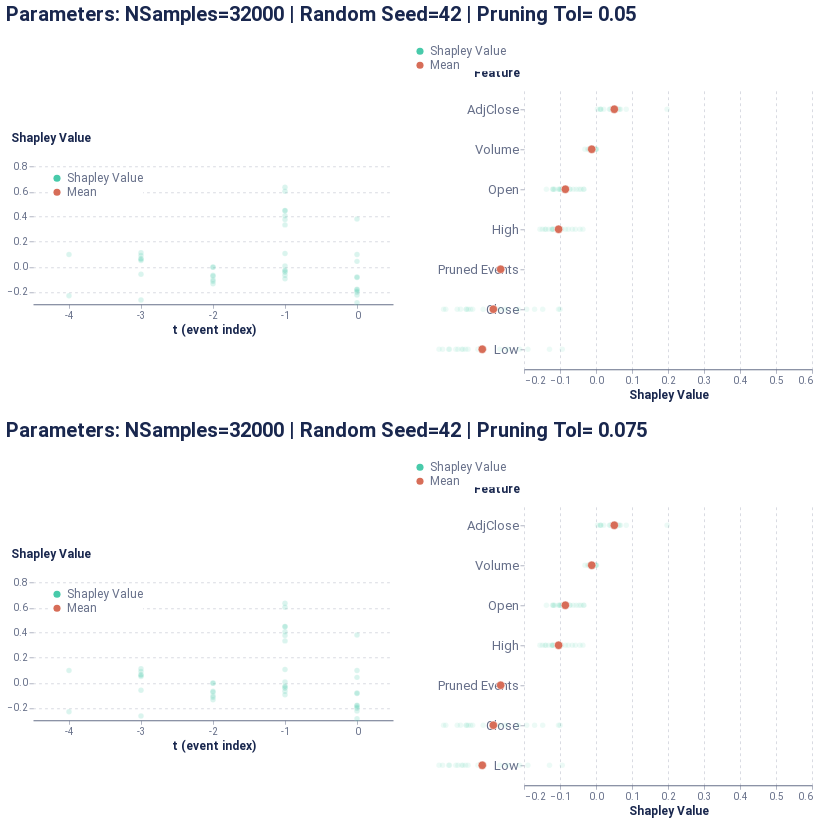

Here is the notebook cell this chart was saved with:
### Code cell
global_plot

### Figure 1 — Vega-Lite specification as saved in the notebook (floating-point values rounded to 4 significant figures)
{"config": {"axis": {"domain": true, "domainColor": "#666F89", "grid": false, "gridCap": "round", "gridColor": "#B3B7C4", "gridDash": [2, 4], "gridWidth": 0.5, "labelColor": "#666F89", "labelFont": "Roboto, Arial, sans-serif", "labelPadding": 2, "tickColor": "#666F89", "tickOpacity": 0.5, "tickSize": 4, "titleColor": "#19274E", "titleFont": "Roboto, Arial, sans-serif", "titleFontSize": 12}, "axisBand": {"domain": true, "labelPadding": 4, "ticks": false}, "axisY": {"domain": false, "titleAlign": "left", "titleAngle": 0, "titleX": -20, "titleY": -10}, "legend": {"labelColor": "#666F89", "labelFont": "Roboto, Arial, sans-serif", "labelFontSize": 12, "symbolSize": 40, "titleColor": "#19274E", "titleFont": "Roboto, Arial, sans-serif", "titleFontSize": 12, "titlePadding": 4}, "arc": {"stroke": "#FFFFFF", "strokeWidth": 1}, "bar": {"fill": "#2770EB", "stroke": null}, "line": {"stroke": "#2770EB", "strokeWidth": 2}, "path": {"stroke": "#2770EB", "strokeWidth": 0.5}, "point": {"fill": "#2770EB", "shape": "circle", "filled": true}, "rect": {"fill": "#2770EB"}, "rule": {"stroke": "#666F89"}, "shape": {"stroke": "#2770EB"}, "text": {"color": "#19274E", "font": "Roboto, Arial, sans-serif", "fontSize": 12}, "range": {"category": ["#2770EB", "#77B98A", "#DA5252", "#FFC400", "#A87AEA", "#00A39E", "#19274E"], "diverging": ["#006360", "#2BB3AE", "#96D9D7", "#FFFFFF", "#EDAAAA", "#DA5252", "#811D1D"], "heatmap": ["#18448F", "#1B4EA5", "#2770EB", "#4C88EE", "#82ACF3", "#A6C4F7", "#E9F1FD"], "ramp": ["#18448F", "#1B4EA5", "#2770EB", "#4C88EE", "#82ACF3", "#A6C4F7", "#E9F1FD"]}, "background": "#FFFFFF", "group": {"fill": "#FFFFFF"}, "header": {"labelColor": "#19274E", "labelFont": "Roboto, Arial, sans-serif", "labelFontSize": 12, "titleColor": "#19274E", "titleFont": "Roboto, Arial, sans-serif", "titleFontSize": 16}, "title": {"anchor": "start", "color": "#19274E", "font": "Roboto, Arial, sans-serif", "fontSize": 20, "fontWeight": "bold", "offset": 20, "subtitleColor": "#19274E", "subtitleFontSize": 16}, "view": {"continuousHeight": 300, "continuousWidth": 400, "stroke": "transparent"}}, "vconcat": [{"hconcat": [{"vconcat": [{"mark": {"type": "point", "stroke": "white", "strokeWidth": 0.6}, "encoding": {"color": {"field": "type", "legend": {"fillColor": "white", "orient": "top-left", "symbolSize": 50, "symbolStrokeWidth": 0, "title": null}, "scale": {"domain": ["Shapley Value", "Mean"], "range": ["#48caaa", "#d76d58"]}, "type": "nominal"}, "opacity": {"condition": {"value": 1.0, "test": "(datum.type === 'Mean')"}, "value": 0.2}, "size": {"condition": {"value": 70, "test": "(datum.type === 'Mean')"}, "value": 30}, "x": {"axis": {"labelAngle": 0}, "field": "t (event index)", "type": "ordinal"}, "y": {"axis": {"grid": true, "titleX": -23}, "field": "Shapley Value", "scale": {"domain": [-0.3, 0.9]}, "title": "Shapley Value", "type": "quantitative"}}, "height": 150, "width": 360}], "data": {"name": "data-ebc9020e29e8d3b8953a959c18ff356f"}}, {"vconcat": [{"mark": {"type": "point", "stroke": "white", "strokeWidth": 0.6}, "encoding": {"color": {"field": "type", "legend": {"fillColor": "white", "orient": "bottom-right", "symbolSize": 50, "symbolStrokeWidth": 0, "title": null}, "scale": {"domain": ["Shapley Value", "Mean"], "range": ["#618FE0", "#d76d58"]}, "type": "nominal"}, "opacity": {"condition": {"value": 1.0, "test": "(datum.type === 'Mean')"}, "value": 0.1}, "size": {"condition": {"value": 70, "test": "(datum.type === 'Mean')"}, "value": 30}, "x": {"axis": {"grid": true, "title": "Shapley Value"}, "field": "Shapley Value", "scale": {"domain": [-0.2, 0.6]}, "type": "quantitative"}, "y": {"axis": {"labelFontSize": 13, "titleX": -51}, "field": "Feature", "sort": ["AdjClose", "Volume", "Open", "High", "Pruned Events", "Close", "Low"], "type": "ordinal"}}, "height": 280, "width": 288}], "data": {"name": "data-199120a29a7cdb53ec2f3f470d0ec33c"}}], "center": true, "title": "Parameters: NSamples=32000 | Random Seed=42 | Pruning Tol= 0.05"}, {"hconcat": [{"vconcat": [{"mark": {"type": "point", "stroke": "white", "strokeWidth": 0.6}, "encoding": {"color": {"field": "type", "legend": {"fillColor": "white", "orient": "top-left", "symbolSize": 50, "symbolStrokeWidth": 0, "title": null}, "scale": {"domain": ["Shapley Value", "Mean"], "range": ["#48caaa", "#d76d58"]}, "type": "nominal"}, "opacity": {"condition": {"value": 1.0, "test": "(datum.type === 'Mean')"}, "value": 0.2}, "size": {"condition": {"value": 70, "test": "(datum.type === 'Mean')"}, "value": 30}, "x": {"axis": {"labelAngle": 0}, "field": "t (event index)", "type": "ordinal"}, "y": {"axis": {"grid": true, "titleX": -23}, "field": "Shapley Value", "scale": {"domain": [-0.3, 0.9]}, "title": "Shapley Value", "type": "quantitative"}}, "height": 150, "width": 360}], "data": {"name": "data-ebc9020e29e8d3b8953a959c18ff356f"}}, {"vconcat": [{"mark": {"type": "point", "stroke": "white", "strokeWidth": 0.6}, "encoding": {"color": {"field": "type", "legend": {"fillColor": "white", "orient": "bottom-right", "symbolSize": 50, "symbolStrokeWidth": 0, "title": null}, "scale": {"domain": ["Shapley Value", "Mean"], "range": ["#618FE0", "#d76d58"]}, "type": "nominal"}, "opacity": {"condition": {"value": 1.0, "test": "(datum.type === 'Mean')"}, "value": 0.1}, "size": {"condition": {"value": 70, "test": "(datum.type === 'Mean')"}, "value": 30}, "x": {"axis": {"grid": true, "title": "Shapley Value"}, "field": "Shapley Value", "scale": {"domain": [-0.2, 0.6]}, "type": "quantitative"}, "y": {"axis": {"labelFontSize": 13, "titleX": -51}, "field": "Feature", "sort": ["AdjClose", "Volume", "Open", "High", "Pruned Events", "Close", "Low"], "type": "ordinal"}}, "height": 280, "width": 288}], "data": {"name": "data-199120a29a7cdb53ec2f3f470d0ec33c"}}], "center": true, "title": "Parameters: NSamples=32000 | Random Seed=42 | Pruning Tol= 0.075"}], "$schema": "https://vega.github.io/schema/vega-lite/v4.17.0.json", "datasets": {"data-ebc9020e29e8d3b8953a959c18ff356f": [{"Shapley Value": 0.04308, "t (event index)": 0, "type": "Shapley Value"}, {"Shapley Value": 0.6367, "t (event index)": -1, "type": "Shapley Value"}, {"Shapley Value": 0.3783, "t (event index)": -1, "type": "Shapley Value"}, {"Shapley Value": 0.4502, "t (event index)": -1, "type": "Shapley Value"}, {"Shapley Value": -0.2878, "t (event index)": 0, "type": "Shapley Value"}, {"Shapley Value": 0.6039, "t (event index)": -1, "type": "Shapley Value"}, {"Shapley Value": -0.1036, "t (event index)": -2, "type": "Shapley Value"}, {"Shapley Value": 0.06099, "t (event index)": -3, "type": "Shapley Value"}, {"Shapley Value": 0.4482, "t (event index)": -1, "type": "Shapley Value"}, {"Shapley Value": -0.1151, "t (event index)": -2, "type": "Shapley Value"}, {"Shapley Value": 0.1118, "t (event index)": -3, "type": "Shapley Value"}, {"Shapley Value": 0.4089, "t (event index)": -1, "type": "Shapley Value"}, {"Shapley Value": -0.0762, "t (event index)": -2, "type": "Shapley Value"}, {"Shapley Value": 0.06316, "t (event index)": -3, "type": "Shapley Value"}, {"Shapley Value": 0.335, "t (event index)": -1, "type": "Shapley Value"}, {"Shapley Value": -0.1365, "t (event index)": -2, "type": "Shapley Value"}, {"Shapley Value": 0.08944, "t (event index)": -3, "type": "Shapley Value"}, {"Shapley Value": 0.1061, "t (event index)": -1, "type": "Shapley Value"}, {"Shapley Value": 0.0979, "t (event index)": 0, "type": "Shapley Value"}, {"Shapley Value": -0.08214, "t (event index)": 0, "type": "Shapley Value"}, {"Shapley Value": -0.0679, "t (event index)": -1, "type": "Shapley Value"}, {"Shapley Value": 0.3821, "t (event index)": 0, "type": "Shapley Value"}, {"Shapley Value": -0.08584, "t (event index)": 0, "type": "Shapley Value"}, {"Shapley Value": -0.1847, "t (event index)": 0, "type": "Shapley Value"}, {"Shapley Value": -0.09567, "t (event index)": -1, "type": "Shapley Value"}, {"Shapley Value": -0.204, "t (event index)": 0, "type": "Shapley Value"}, {"Shapley Value": 0.006339, "t (event index)": -1, "type": "Shapley Value"}, {"Shapley Value": -0.06701, "t (event index)": -2, "type": "Shapley Value"}, {"Shapley Value": -0.2659, "t (event index)": -3, "type": "Shapley Value"}, {"Shapley Value": -0.2266, "t (event index)": 0, "type": "Shapley Value"}, {"Shapley Value": -0.0333, "t (event index)": -1, "type": "Shapley Value"}, {"Shapley Value": -0.002767, "t (event index)": -2, "type": "Shapley Value"}, {"Shapley Value": -0.06075, "t (event index)": -3, "type": "Shapley Value"}, {"Shapley Value": -0.2312, "t (event index)": -4, "type": "Shapley Value"}, {"Shapley Value": -0.1792, "t (event index)": 0, "type": "Shapley Value"}, {"Shapley Value": -0.04478, "t (event index)": -1, "type": "Shapley Value"}, {"Shapley Value": -0.1936, "t (event index)": 0, "type": "Shapley Value"}, {"Shapley Value": -0.02876, "t (event index)": -1, "type": "Shapley Value"}, {"Shapley Value": -0.003121, "t (event index)": -2, "type": "Shapley Value"}, {"Shapley Value": 0.05054, "t (event index)": -3, "type": "Shapley Value"}, {"Shapley Value": 0.09831, "t (event index)": -4, "type": "Shapley Value"}], "data-199120a29a7cdb53ec2f3f470d0ec33c": [{"Shapley Value": -0.1187, "Feature": "Open", "type": "Shapley Value"}, {"Shapley Value": -0.4172, "Feature": "Close", "type": "Shapley Value"}, {"Shapley Value": -0.1487, "Feature": "High", "type": "Shapley Value"}, {"Shapley Value": -0.4261, "Feature": "Low", "type": "Shapley Value"}, {"Shapley Value": 0.01194, "Feature": "AdjClose", "type": "Shapley Value"}, {"Shapley Value": -0.0307, "Feature": "Volume", "type": "Shapley Value"}, {"Shapley Value": -0.1179, "Feature": "Open", "type": "Shapley Value"}, {"Shapley Value": -0.3764, "Feature": "Close", "type": "Shapley Value"}, {"Shapley Value": -0.1393, "Feature": "High", "type": "Shapley Value"}, {"Shapley Value": -0.407, "Feature": "Low", "type": "Shapley Value"}, {"Shapley Value": 0.03916, "Feature": "AdjClose", "type": "Shapley Value"}, {"Shapley Value": -0.02278, "Feature": "Volume", "type": "Shapley Value"}, {"Shapley Value": -0.1378, "Feature": "Open", "type": "Shapley Value"}, {"Shapley Value": -0.4234, "Feature": "Close", "type": "Shapley Value"}, {"Shapley Value": -0.1558, "Feature": "High", "type": "Shapley Value"}, {"Shapley Value": -0.4358, "Feature": "Low", "type": "Shapley Value"}, {"Shapley Value": 0.0565, "Feature": "AdjClose", "type": "Shapley Value"}, {"Shapley Value": -0.01775, "Feature": "Volume", "type": "Shapley Value"}, {"Shapley Value": -0.1209, "Feature": "Open", "type": "Shapley Value"}, {"Shapley Value": -0.3854, "Feature": "Close", "type": "Shapley Value"}, {"Shapley Value": -0.1413, "Feature": "High", "type": "Shapley Value"}, {"Shapley Value": -0.409, "Feature": "Low", "type": "Shapley Value"}, {"Shapley Value": 0.06512, "Feature": "AdjClose", "type": "Shapley Value"}, {"Shapley Value": -0.01573, "Feature": "Volume", "type": "Shapley Value"}, {"Shapley Value": -0.1146, "Feature": "Open", "type": "Shapley Value"}, {"Shapley Value": -0.3607, "Feature": "Close", "type": "Shapley Value"}, {"Shapley Value": -0.1316, "Feature": "High", "type": "Shapley Value"}, {"Shapley Value": -0.3893, "Feature": "Low", "type": "Shapley Value"}, {"Shapley Value": 0.05377, "Feature": "AdjClose", "type": "Shapley Value"}, {"Shapley Value": -0.01264, "Feature": "Volume", "type": "Shapley Value"}, {"Shapley Value": -0.1002, "Feature": "Open", "type": "Shapley Value"}, {"Shapley Value": -0.3425, "Feature": "Close", "type": "Shapley Value"}, {"Shapley Value": -0.1205, "Feature": "High", "type": "Shapley Value"}, {"Shapley Value": -0.3624, "Feature": "Low", "type": "Shapley Value"}, {"Shapley Value": 0.04419, "Feature": "AdjClose", "type": "Shapley Value"}, {"Shapley Value": -0.009323, "Feature": "Volume", "type": "Shapley Value"}, {"Shapley Value": -0.0985, "Feature": "Open", "type": "Shapley Value"}, {"Shapley Value": -0.3598, "Feature": "Close", "type": "Shapley Value"}, {"Shapley Value": -0.1232, "Feature": "High", "type": "Shapley Value"}, {"Shapley Value": -0.3834, "Feature": "Low", "type": "Shapley Value"}, {"Shapley Value": 0.0122, "Feature": "AdjClose", "type": "Shapley Value"}, {"Shapley Value": -0.01924, "Feature": "Volume", "type": "Shapley Value"}, {"Shapley Value": -0.1041, "Feature": "Open", "type": "Shapley Value"}, {"Shapley Value": -0.3487, "Feature": "Close", "type": "Shapley Value"}, {"Shapley Value": -0.1197, "Feature": "High", "type": "Shapley Value"}, {"Shapley Value": -0.373, "Feature": "Low", "type": "Shapley Value"}, {"Shapley Value": 0.0136, "Feature": "AdjClose", "type": "Shapley Value"}, {"Shapley Value": -0.01519, "Feature": "Volume", "type": "Shapley Value"}, {"Shapley Value": -0.102, "Feature": "Open", "type": "Shapley Value"}, {"Shapley Value": -0.3548, "Feature": "Close", "type": "Shapley Value"}, {"Shapley Value": -0.1196, "Feature": "High", "type": "Shapley Value"}, {"Shapley Value": -0.3698, "Feature": "Low", "type": "Shapley Value"}, {"Shapley Value": 0.004173, "Feature": "AdjClose", "type": "Shapley Value"}, {"Shapley Value": -0.01332, "Feature": "Volume", "type": "Shapley Value"}, {"Shapley Value": -0.09572, "Feature": "Open", "type": "Shapley Value"}, {"Shapley Value": -0.3133, "Feature": "Close", "type": "Shapley Value"}, {"Shapley Value": -0.1111, "Feature": "High", "type": "Shapley Value"}, {"Shapley Value": -0.3553, "Feature": "Low", "type": "Shapley Value"}, {"Shapley Value": 0.04642, "Feature": "AdjClose", "type": "Shapley Value"}, {"Shapley Value": -0.01846, "Feature": "Volume", "type": "Shapley Value"}, {"Shapley Value": -0.07191, "Feature": "Open", "type": "Shapley Value"}, {"Shapley Value": -0.268, "Feature": "Close", "type": "Shapley Value"}, {"Shapley Value": -0.09776, "Feature": "High", "type": "Shapley Value"}, {"Shapley Value": -0.328, "Feature": "Low", "type": "Shapley Value"}, {"Shapley Value": 0.08393, "Feature": "AdjClose", "type": "Shapley Value"}, {"Shapley Value": -0.01345, "Feature": "Volume", "type": "Shapley Value"}, {"Shapley Value": -0.07342, "Feature": "Open", "type": "Shapley Value"}, {"Shapley Value": -0.252, "Feature": "Close", "type": "Shapley Value"}, {"Shapley Value": -0.09529, "Feature": "High", "type": "Shapley Value"}, {"Shapley Value": -0.3101, "Feature": "Low", "type": "Shapley Value"}, {"Shapley Value": 0.06137, "Feature": "AdjClose", "type": "Shapley Value"}, {"Shapley Value": 0.000148, "Feature": "Volume", "type": "Shapley Value"}, {"Shapley Value": -0.06319, "Feature": "Open", "type": "Shapley Value"}, {"Shapley Value": -0.2163, "Feature": "Close", "type": "Shapley Value"}, {"Shapley Value": -0.08501, "Feature": "High", "type": "Shapley Value"}, {"Shapley Value": -0.267, "Feature": "Low", "type": "Shapley Value"}, {"Shapley Value": 0.06795, "Feature": "AdjClose", "type": "Shapley Value"}, {"Shapley Value": -0.004938, "Feature": "Volume", "type": "Shapley Value"}, {"Shapley Value": -0.05517, "Feature": "Open", "type": "Shapley Value"}, {"Shapley Value": -0.1926, "Feature": "Close", "type": "Shapley Value"}, {"Shapley Value": -0.07727, "Feature": "High", "type": "Shapley Value"}, {"Shapley Value": -0.2459, "Feature": "Low", "type": "Shapley Value"}, {"Shapley Value": 0.05246, "Feature": "AdjClose", "type": "Shapley Value"}, {"Shapley Value": -0.01056, "Feature": "Volume", "type": "Shapley Value"}, {"Shapley Value": -0.04757, "Feature": "Open", "type": "Shapley Value"}, {"Shapley Value": -0.1706, "Feature": "Close", "type": "Shapley Value"}, {"Shapley Value": -0.06598, "Feature": "High", "type": "Shapley Value"}, {"Shapley Value": -0.2119, "Feature": "Low", "type": "Shapley Value"}, {"Shapley Value": 0.04597, "Feature": "AdjClose", "type": "Shapley Value"}, {"Shapley Value": -0.008348, "Feature": "Volume", "type": "Shapley Value"}, {"Shapley Value": -0.04216, "Feature": "Open", "type": "Shapley Value"}, {"Shapley Value": -0.148, "Feature": "Close", "type": "Shapley Value"}, {"Shapley Value": -0.05723, "Feature": "High", "type": "Shapley Value"}, {"Shapley Value": -0.1893, "Feature": "Low", "type": "Shapley Value"}, {"Shapley Value": 0.03791, "Feature": "AdjClose", "type": "Shapley Value"}, {"Shapley Value": -0.001944, "Feature": "Volume", "type": "Shapley Value"}, {"Shapley Value": -0.03356, "Feature": "Open", "type": "Shapley Value"}, {"Shapley Value": -0.09984, "Feature": "Close", "type": "Shapley Value"}, {"Shapley Value": -0.04456, "Feature": "High", "type": "Shapley Value"}, {"Shapley Value": -0.09369, "Feature": "Low", "type": "Shapley Value"}, {"Shapley Value": 0.1976, "Feature": "AdjClose", "type": "Shapley Value"}, {"Shapley Value": -0.0006382, "Feature": "Volume", "type": "Shapley Value"}, {"Shapley Value": -0.2648, "Feature": "Pruned Events", "type": "Shapley Value"}, {"Shapley Value": -0.03456, "Feature": "Open", "type": "Shapley Value"}, {"Shapley Value": -0.1041, "Feature": "Close", "type": "Shapley Value"}, {"Shapley Value": -0.03636, "Feature": "High", "type": "Shapley Value"}, {"Shapley Value": -0.1292, "Feature": "Low", "type": "Shapley Value"}, {"Shapley Value": 0.02147, "Feature": "AdjClose", "type": "Shapley Value"}, {"Shapley Value": 0.001359, "Feature": "Volume", "type": "Shapley Value"}, {"Shapley Value": -0.2648, "Feature": "Pruned Events", "type": "Mean"}, {"Shapley Value": 0.05087, "Feature": "AdjClose", "type": "Mean"}, {"Shapley Value": -0.2852, "Feature": "Close", "type": "Mean"}, {"Shapley Value": -0.1039, "Feature": "High", "type": "Mean"}, {"Shapley Value": -0.3159, "Feature": "Low", "type": "Mean"}, {"Shapley Value": -0.08511, "Feature": "Open", "type": "Mean"}, {"Shapley Value": -0.01186, "Feature": "Volume", "type": "Mean"}]}}
